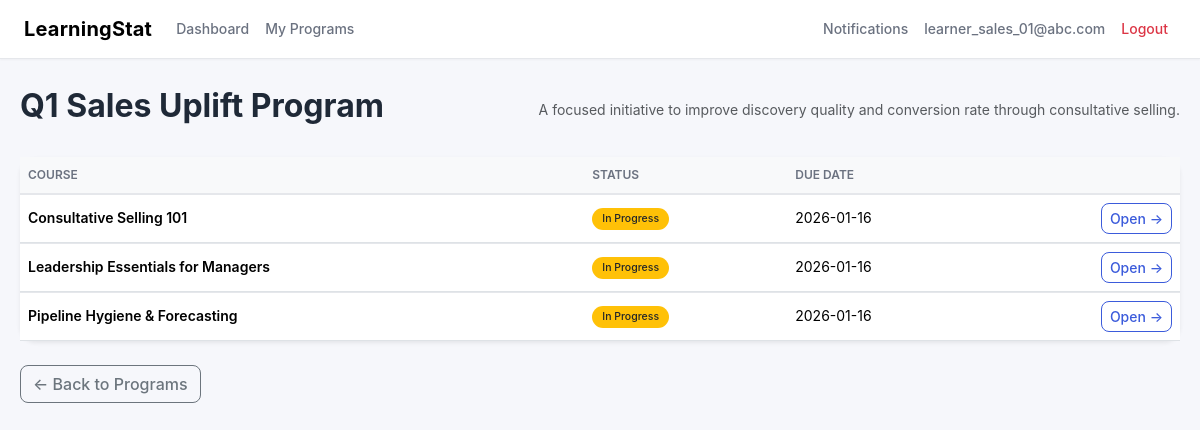
/learner/program/1 (signed in), run on the app's committed database.
### tables this page shows
CREATE TABLE users (
    id INTEGER PRIMARY KEY AUTOINCREMENT,
    org_id INTEGER NOT NULL,
    email TEXT NOT NULL,
    full_name TEXT NOT NULL,
    password_hash TEXT NOT NULL,
    role TEXT NOT NULL,
    department_id INTEGER,
    manager_id INTEGER,
    is_active INTEGER NOT NULL DEFAULT 1,
    created_at TEXT NOT NULL,
    UNIQUE(org_id, email),
    FOREIGN KEY(org_id) REFERENCES orgs(id) ON DELETE CASCADE,
    FOREIGN KEY(department_id) REFERENCES departments(id) ON DELETE SET NULL,
    FOREIGN KEY(manager_id) REFERENCES users(id) ON DELETE SET NULL
);

CREATE TABLE programs (
    id INTEGER PRIMARY KEY AUTOINCREMENT,
    org_id INTEGER NOT NULL,
    title TEXT NOT NULL,
    description TEXT NOT NULL,
    start_date TEXT,
    end_date TEXT,
    owner_user_id INTEGER,
    status TEXT NOT NULL DEFAULT 'ACTIVE',
    created_at TEXT NOT NULL,
    FOREIGN KEY(org_id) REFERENCES orgs(id) ON DELETE CASCADE,
    FOREIGN KEY(owner_user_id) REFERENCES users(id) ON DELETE SET NULL
);

CREATE TABLE enrollments (
    id INTEGER PRIMARY KEY AUTOINCREMENT,
    org_id INTEGER NOT NULL,
    user_id INTEGER NOT NULL,
    course_id INTEGER NOT NULL,
    program_id INTEGER NOT NULL,
    assigned_at TEXT NOT NULL,
    due_date TEXT,
    status TEXT NOT NULL DEFAULT 'ASSIGNED',
    completed_at TEXT,
    FOREIGN KEY(org_id) REFERENCES orgs(id) ON DELETE CASCADE,
    FOREIGN KEY(user_id) REFERENCES users(id) ON DELETE CASCADE,
    FOREIGN KEY(course_id) REFERENCES courses(id) ON DELETE CASCADE,
    FOREIGN KEY(program_id) REFERENCES programs(id) ON DELETE CASCADE
);

CREATE TABLE courses (
    id INTEGER PRIMARY KEY AUTOINCREMENT,
    org_id INTEGER NOT NULL,
    title TEXT NOT NULL,
    description TEXT NOT NULL,
    duration_minutes INTEGER NOT NULL DEFAULT 60,
    created_at TEXT NOT NULL,
    FOREIGN KEY(org_id) REFERENCES orgs(id) ON DELETE CASCADE
);

### app.py (the view)
@app.route("/learner/program/<int:program_id>")
@login_required
@role_required(ROLE_LEARNER)
def learner_program_detail(program_id):
    u = current_user()
    program = query_one(
        """
        SELECT id, title, description
        FROM programs
        WHERE id = ? AND org_id = ?
        """,
        (program_id, u.org_id),
    )
    if not program:
        abort(404)
    courses = query_all(
        """
        SELECT
            e.id AS enrollment_id,
            c.title AS course_title,
            c.description,
            e.status,
            e.due_date
        FROM enrollments e
        JOIN courses c ON c.id = e.course_id
        WHERE e.program_id = ?
          AND e.user_id = ?
          AND e.org_id = ?
        ORDER BY c.title
        """,
        (program_id, u.id, u.org_id),
    )
    return render_template(
        "learner_program_detail.html",
        program=program,
        courses=courses,
    )

### app.py (called while the page is built, shortened)
def get_db() -> sqlite3.Connection:
    if "db" not in g:
        conn = sqlite3.connect(app.config["DB_PATH"])
        conn.row_factory = sqlite3.Row
        conn.execute("PRAGMA foreign_keys = ON;")
        g.db = conn
    return g.db

def query_one(sql: str, params: Tuple = ()) -> Optional[sqlite3.Row]:
    cur = get_db().execute(sql, params)
    row = cur.fetchone()
    cur.close()
    return row

def query_all(sql: str, params: Tuple = ()) -> List[sqlite3.Row]:
    cur = get_db().execute(sql, params)
    rows = cur.fetchall()
    cur.close()
    return rows

def current_user() -> Optional[UserCtx]:
    uid = session.get("user_id")
    if not uid:
        return None
    row = query_one(
        """
        SELECT id, org_id, email, full_name, role, department_id, manager_id
        FROM users
        WHERE id = ? AND is_active = 1
        """,
        (uid,),
    )
    if not row:
        return None
    return UserCtx(
        id=row["id"],
        org_id=row["org_id"],
        email=row["email"],
        full_name=row["full_name"],
        role=row["role"],
        department_id=row["department_id"],
        manager_id=row["manager_id"],
    )

def current_org() -> Optional[sqlite3.Row]:
    u = current_user()
    if not u:
        return None
    return query_one("SELECT * FROM orgs WHERE id = ?", (u.org_id,))

def login_required(view):
    @wraps(view)
    def wrapped(*args, **kwargs):
        if not current_user():
            return redirect(url_for("login", next=request.path))
        return view(*args, **kwargs)
    return wrapped

def role_required(*allowed_roles: str):
    def decorator(view):
        @wraps(view)
        def wrapped(*args, **kwargs):
            u = current_user()
            if not u:
                return redirect(url_for("login", next=request.path))
            if u.role not in allowed_roles:
                flash("You do not have access to that page.", "warning")
                return redirect(url_for("home"))
            return view(*args, **kwargs)
        return wrapped
    return decorator

def total_points(user_id: int, org_id: int) -> int:
    row = query_one(
        "SELECT COALESCE(SUM(points), 0) AS pts FROM gamification_points WHERE org_id = ? AND user_id = ?",
        (org_id, user_id),
    )
    return int(row["pts"]) if row else 0

def compute_streak_days(user_id: int, org_id: int) -> int:
    days = set(get_activity_days(user_id, org_id, limit=60))
    if not days:
        return 0

### templates/learner_program_detail.html
{% extends "base.html" %}
{% block content %}
<div class="page-header mb-4">
  <h2 class="fw-bold">{{ program.title }}</h2>
  <div class="text-muted">
    {{ program.description }}
  </div>
</div>
<div class="card shadow-sm border-0">
  <table class="table align-middle mb-0">
    <thead class="table-light">
      <tr>
        <th>Course</th>
        <th>Status</th>
        <th>Due Date</th>
        <th></th>
      </tr>
    </thead>
    <tbody>
      {% for c in courses %}
        <tr>
          <td class="fw-semibold">{{ c.course_title }}</td>
          <td>
            {% if c.status == 'COMPLETED' %}
              <span class="badge bg-success">Completed</span>
            {% else %}
              <span class="badge bg-warning text-dark">In Progress</span>
            {% endif %}
          </td>
          <td>{{ c.due_date or "-" }}</td>
          <td class="text-end">
            <a href="/learner/course/{{ c.enrollment_id }}"
               class="btn btn-sm btn-outline-primary">
              Open →
            </a>
          </td>
        </tr>
      {% endfor %}
    </tbody>
  </table>
</div>
<div class="mt-4">
  <a href="/learner/programs"
     class="btn btn-outline-secondary">
    ← Back to Programs
  </a>
</div>
{% endblock %}

### templates/base.html (shortened to what this page needs)
<!DOCTYPE html>
<html lang="en">
<head>
  <link href="https://cdn.jsdelivr.net/npm/bootstrap@5.3.2/dist/css/bootstrap.min.css" rel="stylesheet">
  <link rel="stylesheet" href="{{ url_for('static', filename='styles.css') }}">
</head>
<body>
<nav class="navbar navbar-expand-lg">
  <div class="container-fluid px-4">
    <a class="navbar-brand fw-bold" href="#">
      LearningStat
    </a>
    <div class="collapse navbar-collapse" id="mainNav">
      <ul class="navbar-nav me-auto mb-2 mb-lg-0">
        {% if current_user %}
          {% if current_user.role == 'LEARNER' %}
            <li class="nav-item">
              <a class="nav-link" href="/learner/dashboard">Dashboard</a>
            </li>
            <li class="nav-item">
              <a class="nav-link" href="/learner/programs">My Programs</a>
            </li>
          {% endif %}
        {% endif %}
      </ul>
      <ul class="navbar-nav ms-auto">
        {% if current_user %}
          <li class="nav-item">
            <a class="nav-link" href="/notifications">Notifications</a>
          </li>
          <li class="nav-item">
            <a class="nav-link" href="/profile">
              {{ current_user.email }}
            </a>
          </li>
          <li class="nav-item">
            <a class="nav-link text-danger" href="/logout">
              Logout
            </a>
          </li>
        {% endif %}
      </ul>
    </div>
  </div>
</nav>
<main class="page-wrapper">
  {% block content %}{% endblock %}
</main>
</body>
</html>

### static/styles.css (style rules this page uses)
:root { --bg-app: #f6f7fb; --bg-card: #ffffff; --bg-muted: #f1f3f8; --primary: #3b5bdb; --primary-soft: #e7ebff; --accent: #12b886; --danger: #e03131; --warning: #f59f00; --text-main: #1f2937; --text-muted: #6b7280; --text-light: #9ca3af; --border: #e5e7eb; --radius-sm: 8px; --radius-md: 12px; --radius-lg: 16px; --shadow-sm: 0 1px 2px rgba(0,0,0,0.04); --shadow-md: 0 6px 18px rgba(0,0,0,0.06); --transition: all 0.2s ease-in-out; }
body { background: var(--bg-app); color: var(--text-main); font-family: -apple-system, BlinkMacSystemFont, "Inter", "Segoe UI", Roboto, Helvetica, Arial, sans-serif; font-size: 14px; line-height: 1.6; }
.page-wrapper { max-width: 1280px; margin: 0 auto; padding: 28px 20px 60px; }
.page-header { display: flex; align-items: center; justify-content: space-between; margin-bottom: 24px; }
.navbar { background: #ffffff; border-bottom: 1px solid var(--border); box-shadow: var(--shadow-sm); }
.navbar-brand { font-weight: 600; letter-spacing: 0.2px; }
.nav-link { color: var(--text-muted); font-weight: 500; }
.card { background: var(--bg-card); border: 1px solid var(--border); border-radius: var(--radius-lg); box-shadow: var(--shadow-sm); }
.table { border-collapse: separate; border-spacing: 0; }
.table th { font-size: 12px; text-transform: uppercase; color: var(--text-muted); font-weight: 600; border-bottom: 1px solid var(--border); }
.table td { vertical-align: middle; border-top: 1px solid var(--border); }
.btn { border-radius: var(--radius-sm); font-weight: 500; }
.btn-outline-primary { color: var(--primary); border-color: var(--primary); }
.badge { border-radius: 999px; padding: 6px 10px; font-weight: 500; }

### data on the page
users: email "learner_sales_01@abc.com"
programs: title "Q1 Sales Uplift Program", description "A focused initiative to improve discovery quality and conversion rate through consultative selling."
enrollments: course_title "Consultative Selling 101", status "In Progress", due_date "2026-01-16"
enrollments: course_title "Leadership Essentials for Managers", status "In Progress", due_date "2026-01-16"
enrollments: course_title "Pipeline Hygiene & Forecasting", status "In Progress", due_date "2026-01-16"
